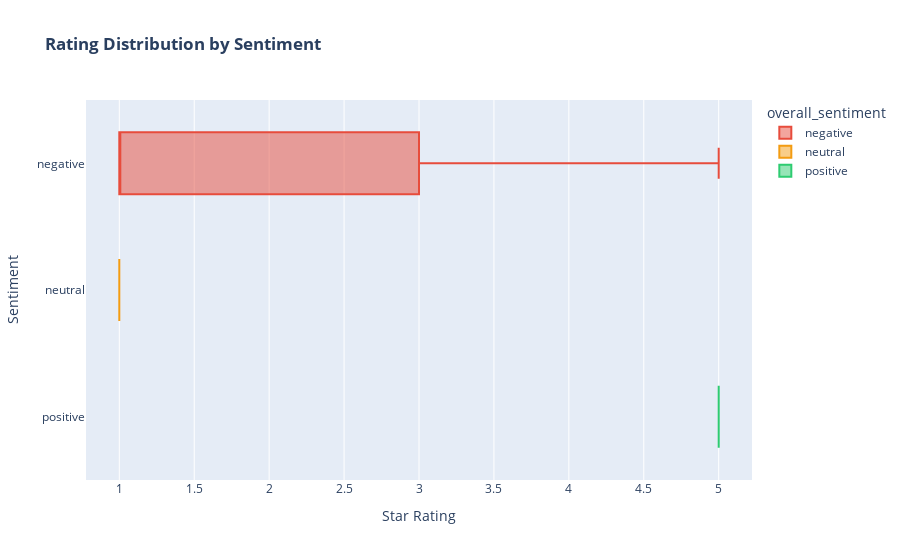

Here is the notebook cell this chart was saved with:
### Code cell
fig3 = px.box(final, x='rating', y='overall_sentiment', color='overall_sentiment',
             title='<b>Rating Distribution by Sentiment</b>',
             color_discrete_map={
                 'positive': '#2ecc71',
                 'negative': '#e74c3c',
                 'neutral': '#f39c12'
             })
fig3.update_layout(xaxis_title='Star Rating', yaxis_title='Sentiment')

### Figure 1 — Plotly figure (JSON) as saved in the notebook; plotly's stock layout.template omitted (floating-point values rounded to 4 significant figures)
{"data": [{"alignmentgroup": "True", "hovertemplate": "overall_sentiment=%{y}<br>rating=%{x}<extra></extra>", "legendgroup": "negative", "marker": {"color": "#e74c3c"}, "name": "negative", "notched": false, "offsetgroup": "negative", "orientation": "h", "showlegend": true, "type": "box", "x": [5, 1, 1, 1, 5, 1, 1, 1], "x0": " ", "xaxis": "x", "y": ["negative", "negative", "negative", "negative", "negative", "negative", "negative", "negative"], "y0": " ", "yaxis": "y"}, {"alignmentgroup": "True", "hovertemplate": "overall_sentiment=%{y}<br>rating=%{x}<extra></extra>", "legendgroup": "neutral", "marker": {"color": "#f39c12"}, "name": "neutral", "notched": false, "offsetgroup": "neutral", "orientation": "h", "showlegend": true, "type": "box", "x": [1], "x0": " ", "xaxis": "x", "y": ["neutral"], "y0": " ", "yaxis": "y"}, {"alignmentgroup": "True", "hovertemplate": "overall_sentiment=%{y}<br>rating=%{x}<extra></extra>", "legendgroup": "positive", "marker": {"color": "#2ecc71"}, "name": "positive", "notched": false, "offsetgroup": "positive", "orientation": "h", "showlegend": true, "type": "box", "x": [5], "x0": " ", "xaxis": "x", "y": ["positive"], "y0": " ", "yaxis": "y"}], "layout": {"boxmode": "overlay", "legend": {"title": {"text": "overall_sentiment"}, "tracegroupgap": 0}, "title": {"text": "<b>Rating Distribution by Sentiment</b>"}, "xaxis": {"anchor": "y", "domain": [0, 1], "title": {"text": "Star Rating"}}, "yaxis": {"anchor": "x", "categoryarray": ["positive", "neutral", "negative"], "categoryorder": "array", "domain": [0, 1], "title": {"text": "Sentiment"}}}}
